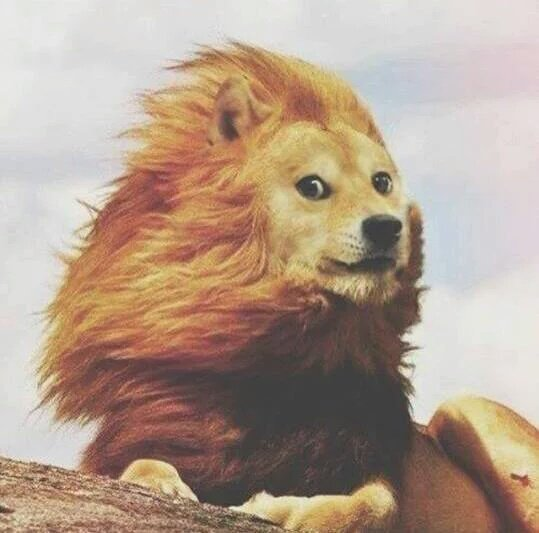
#> input picture images_python/1.jpg, 539 x 533 px
$ python images.py 1.jpg
#> lines starting #> are read from the running program, lines starting #| are printed output that depends on the picture
import sys
import cv2
import numpy as np


if len(sys.argv) != 2 :
    print("usage: ./images path")
    sys.exit(1)

img = cv2.imread(sys.argv[1])
#> img is the input picture: shape (533, 539, 3); mean B, G, R 141.2, 158, 178.8
cv2.imshow("Source", img)

img90 = np.rot90(img)
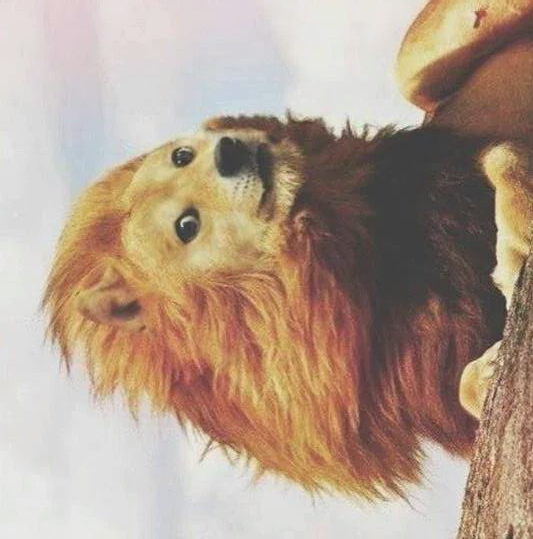
#> img90: shape (539, 533, 3); mean B, G, R 141.2, 158, 178.8
cv2.imshow("Rotate", img90)

cv2.waitKey(0)
cv2.destroyAllWindows()
